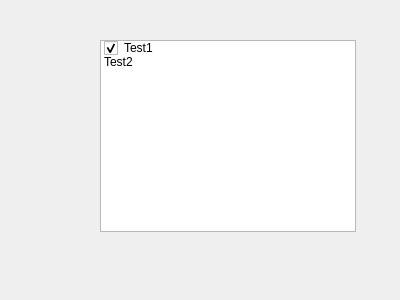
<?xml version="1.0" encoding="UTF-8"?>
<ui version="4.0">
 <class>Form</class>
 <widget class="QWidget" name="Form">
  <property name="geometry">
   <rect>
    <x>0</x>
    <y>0</y>
    <width>400</width>
    <height>300</height>
   </rect>
  </property>
  <property name="windowTitle">
   <string>Form</string>
  </property>
  <widget class="QListWidget" name="listWidget">
   <property name="geometry">
    <rect>
     <x>100</x>
     <y>40</y>
     <width>256</width>
     <height>192</height>
    </rect>
   </property>
   <item>
    <property name="text">
     <string>Test1</string>
    </property>
    <property name="checkState">
     <enum>Checked</enum>
    </property>
   </item>
   <item>
    <property name="text">
     <string>Test2</string>
    </property>
   </item>
  </widget>
 </widget>
 <resources/>
 <connections/>
</ui>
